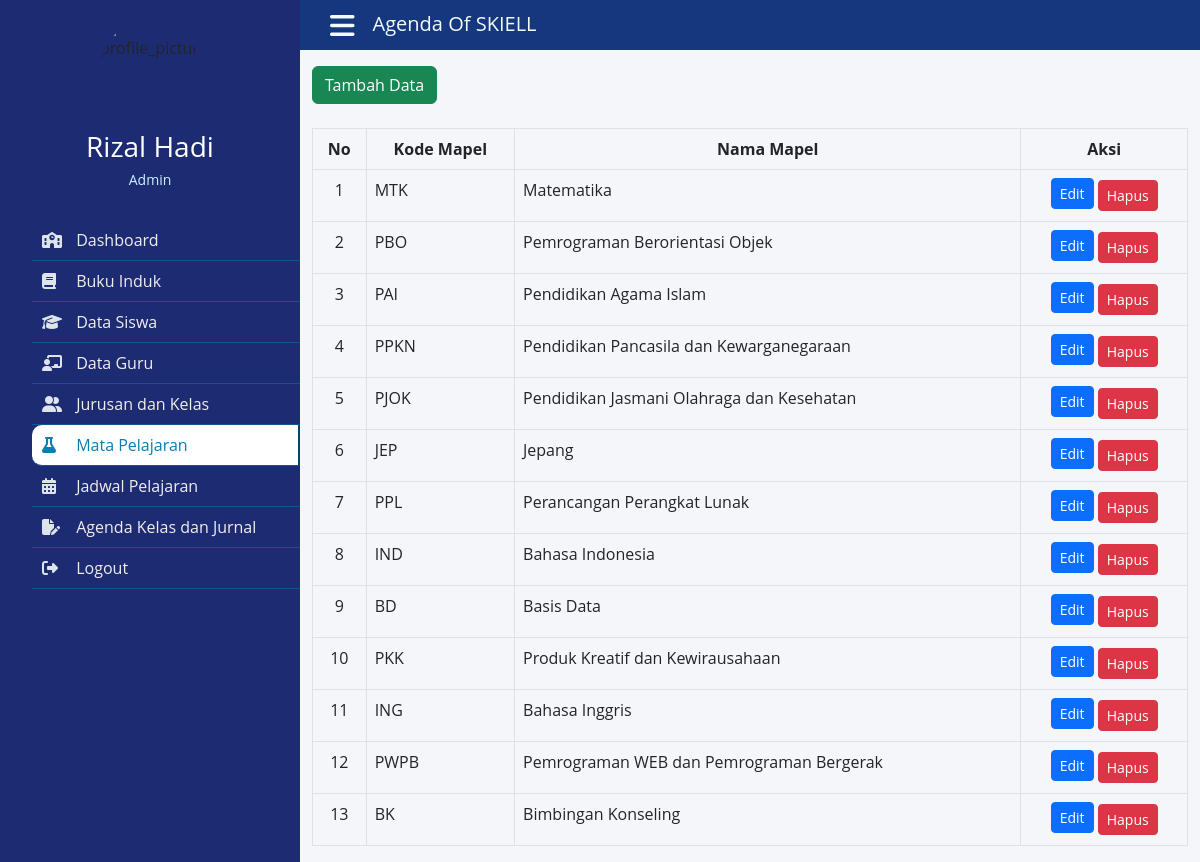
/admin/_mapel/mapel.php (signed in), run on the app's committed database.
### tables this page shows
CREATE TABLE `mapel` (
  `kodeMapel` int(3) NOT NULL,
  `inisialMapel` varchar(5) NOT NULL,
  `namaMapel` varchar(60) NOT NULL
);

### admin/_mapel/mapel.php (the view, shortened to what this page needs)
<?php
include '../../koneksi.php';
$kodeAdmin = $_SESSION['kodeAdmin'];
?>
<!DOCTYPE html>
<html lang="en">
<head>
    <link rel="stylesheet" href="https://cdnjs.cloudflare.com/ajax/libs/font-awesome/6.2.0/css/all.min.css">
    <link rel="stylesheet" type="text/css" href="../../css/bootstrap.min.css">
    <link rel="stylesheet" href="../style.css">
</head>
<body>
    <div class="wrapper">
        <div class="section">
            <div class="top_navbar">
                <div class="hamburger">
                    <a href="#">
                        <i class="fas fa-bars"></i>
                    </a>
                </div>
                <div class="nama">
                    <h3>Agenda Of SKIELL</h3>
                </div>
            </div>
            <div class="container">
                <form action="<?php echo $_SERVER["PHP_SELF"];?>" method="get">
                    <div class="form-group">
                            <div class="row mt-3">
                                <div class="col-2"><a href="tambahmapel.php" class="btn btn-success  text-white">Tambah Data</a></div>
                            </div>
                    </div>
                </form>
                <table class="table table-bordered table-hover">
                    <br>
                    <thead>
                    <tr class="text-center">
                        <th>No</th>
                        <th>Kode Mapel </th>
                        <th>Nama Mapel</th>
                        <th>Aksi</th>
                    </tr>
                    </thead>
                    <?php
                    $sql="SELECT * from mapel ";
                    $hasil=mysqli_query($db,$sql);
                    $no=0;
                    while ($data = mysqli_fetch_array($hasil)) {
                        $no++;
                        ?>
                        <tbody>
                        <tr>
                            <td class="text-center"><?php echo $no;?></td>
                            <td><?php echo $data["inisialMapel"]; ?></td>
                            <td><?php echo $data["namaMapel"]; ?></td>
                            <td class="text-center">
                                <form action="" method="post">
                                    <a href="editmapel.php?kodeMapel=<?= $data['kodeMapel'] ?>" class="btn btn-primary text-white btn-sm mb-1">Edit</a>
                                    <a href="hapusmapel.php?kodeMapel=<?= $data['kodeMapel'] ?>" class="btn btn-danger text-white btn-sm" onclick="return confirm('apakah anda yakin untuk menghapus?');">Hapus</a>
                                </form>
                            </td>
                        </tr>
                        </tbody>
                        <?php
                    }
                    ?>
                </table>
            </div>
        </div>
        <div class="sidebar">
            <div class="profile">
                <img src="../../logo.PNG" alt="profile_picture">
                <h3>Rizal Hadi</h3>
                <p>Admin</p>
            </div>
            <ul>
                <li>
                    <a href="../dashboard.php" >
                        <span class="icon"><i class="fas fa-solid fa-school"></i></span>
                        <span class="item">Dashboard</span>
                    </a>
                </li>
                <li>
                    <a href="../_bukuinduk/bukuinduk.php">
                        <span class="icon"><i class="fas fa-solid fa-book"></i></span>
                        <span class="item">Buku Induk</span>
                    </a>
                </li>
                <li>
                    <a href="../_datasiswa/datasiswa.php">
                        <span class="icon"><i class="fas fa-duotone fa-graduation-cap"></i></span>
                        <span class="item">Data Siswa</span>
                    </a>
                </li>
                <li>
                    <a href="../_dataguru/dataguru.php">
                        <span class="icon"><i class="fas fa-solid fa-chalkboard-user"></i></span>
                        <span class="item">Data Guru</span>
                    </a>
                </li>
                <li>
                    <a href="../_jurusandankelas/jurusandankelas.php">
                        <span class="icon"><i class="fas fa-duotone fa-user-group"></i></span>
                        <span class="item">Jurusan dan Kelas</span>
                    </a>
                </li>
                <li>
                    <a href="#" class="active">
                        <span class="icon"><i class="fas fa-regular fa-flask"></i></span>
                        <span class="item">Mata Pelajaran</span>
                    </a>
                </li>
                <li>
                    <a href="../_jadwalpelajaran/jadwal.php">
                        <span class="icon"><i class="fas fa-solid fa-calendar-days"></i></span>
                        <span class="item">Jadwal Pelajaran</span>
                    </a>
                </li>
                <li>
                    <a href="../_agendajurnal/agenda.php">
                        <span class="icon"><i class="fas fa-regular fa-file-pen"></i></span>
                        <span class="item">Agenda Kelas dan Jurnal</span>
                    </a>
                </li>
                <li>
                    <a href="../dashboard.php?logout=<?php echo $kodeAdmin; ?>">
                        <span class="icon"><i class="fas fa-solid fa-right-from-bracket"></i></span>
                        <span class="item">Logout</span>
                    </a>
                </li>
            </ul>
        </div>
    </div>
</body>
</html>

### admin/style.css (style rules this page uses)
* { list-style: none; text-decoration: none; margin: 0; padding: 0; box-sizing: border-box; font-family: 'Open Sans', sans-serif; }
body { background: #f5f6fa; }
.wrapper .sidebar { background: rgb(29, 44, 114); position: fixed; top: 0; left: 0; width: 300px; height: 100%; padding: 20px 0; transition: all 0.5s ease; }
.wrapper .sidebar .profile { margin-bottom: 30px; text-align: center; }
.wrapper .sidebar .profile img { display: block; width: 100px; height: 100px; border-radius: 50%; margin: 0 auto; }
.wrapper .sidebar .profile h3 { color: #ffffff; margin: 10px 0 5px; }
.wrapper .sidebar .profile p { color: rgb(206, 240, 253); font-size: 14px; }
.wrapper .sidebar ul li a { text-decoration: dashed; display: block; padding: 8px 10px; border-bottom: 1px solid #10558d; color: rgb(241, 237, 237); font-size: 16px; position: relative; }
.wrapper .sidebar ul li a .icon { color: #dee4ec; width: 30px; display: inline-block; }
.wrapper .sidebar ul li a:hover, .wrapper .sidebar ul li a.active { color: #0c7db1; background:white; border-radius: 10px 0 0 10px; border-right: 2px solid rgb(5, 68, 104); }
.wrapper .sidebar ul li a:hover .icon, .wrapper .sidebar ul li a.active .icon { color: #0c7db1; }
.wrapper .sidebar ul li a:hover:before, .wrapper .sidebar ul li a.active:before { display: block; }
.wrapper .section { width: calc(100% - 300px); margin-left: 300px; transition: all 0.5s ease; overflow: hidden; }
.wrapper .section .top_navbar { background: rgb(20, 55, 125); height: 50px; display:flex; align-items: center; padding: 0 30px; }
.wrapper .section .top_navbar .hamburger a { font-size: 28px; color: #f4fbff; }
.wrapper .section .top_navbar .nama h3 { color: #f4fbff; padding-top: 5px; padding-left: 18px; font-size: 20px; }

### data on the page
mapel: inisialMapel "MTK", namaMapel "Matematika"
mapel: inisialMapel "PBO", namaMapel "Pemrograman Berorientasi Objek"
mapel: inisialMapel "PAI", namaMapel "Pendidikan Agama Islam"
mapel: inisialMapel "PPKN", namaMapel "Pendidikan Pancasila dan Kewarganegaraan"
mapel: inisialMapel "PJOK", namaMapel "Pendidikan Jasmani Olahraga dan Kesehatan"
mapel: inisialMapel "JEP", namaMapel "Jepang"
mapel: inisialMapel "PPL", namaMapel "Perancangan Perangkat Lunak"
mapel: inisialMapel "IND", namaMapel "Bahasa Indonesia"
mapel: inisialMapel "BD", namaMapel "Basis Data"
mapel: inisialMapel "PKK", namaMapel "Produk Kreatif dan Kewirausahaan"
mapel: inisialMapel "ING", namaMapel "Bahasa Inggris"
mapel: inisialMapel "PWPB", namaMapel "Pemrograman WEB dan Pemrograman Bergerak"
mapel: inisialMapel "BK", namaMapel "Bimbingan Konseling"
